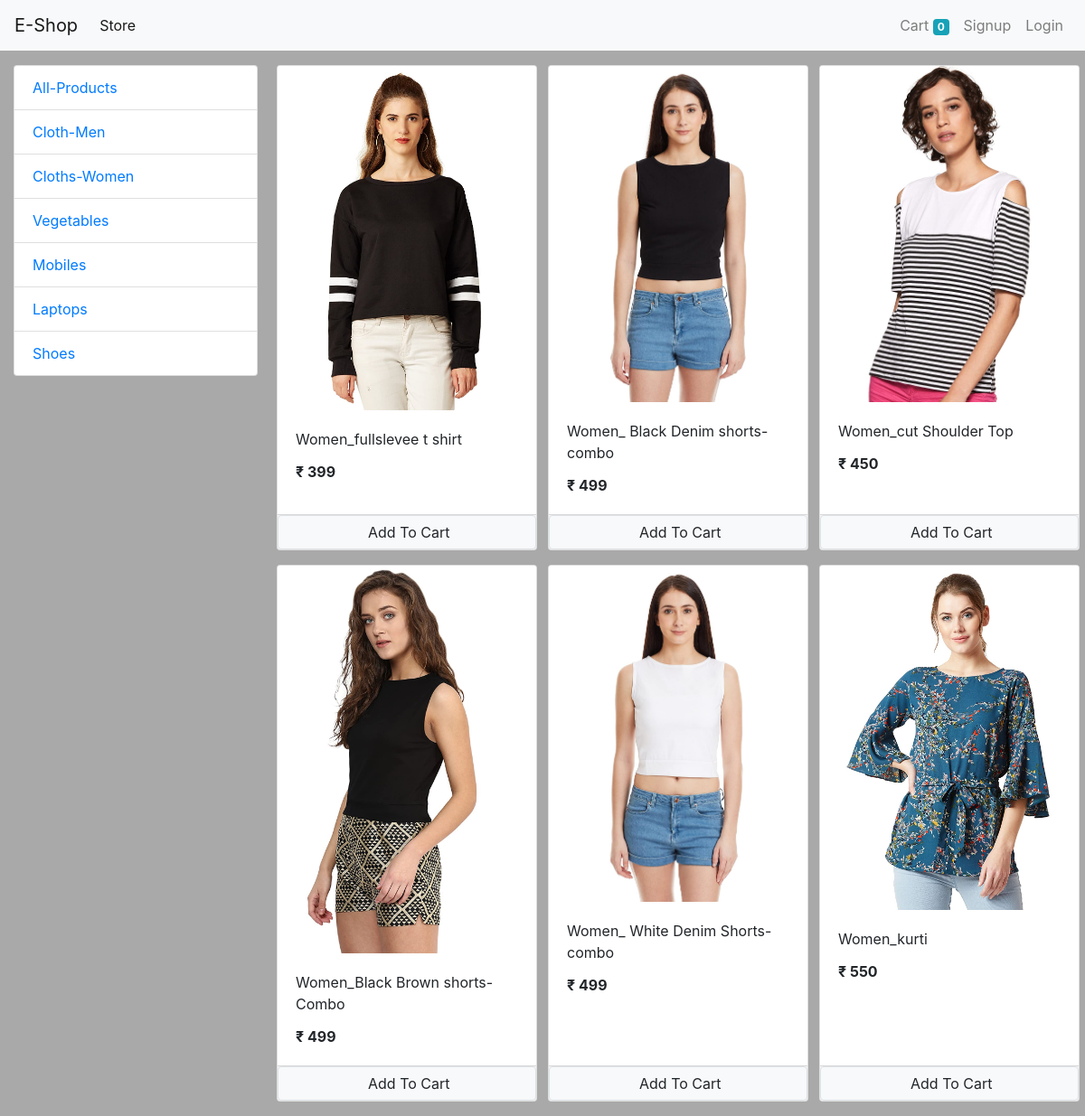
The app's page /?category=2 with its own data.
### store/models/category.py (models this page shows, shortened)
class Category(models.Model):
    name = models.CharField(max_length=20)
    @staticmethod
    def get_all_categories():
        return Category.objects.all()

### store/models/product.py (models this page shows, shortened)
class Product(models.Model):
    name = models.CharField(max_length=50)
    price = models.IntegerField(default=0)
    category = models.ForeignKey(Category, on_delete=models.CASCADE, default=1)
    description = models.CharField(max_length=200, default='', null=True, blank=True)
    image = models.ImageField(upload_to='uploads/products/')
    @staticmethod
    def get_all_products_by_categoryid(category_id):
        if category_id:
            return Product.objects.filter(category=category_id)
        else:
            return Product.get_all_products()

### store/views/home.py (the view, shortened to what this page needs)
# urls.py: path('', Index.as_view(), name='homepage'),
class Index(View):
    def get(self, request):
        cart = request.session.get('cart')
        if not cart:
            request.session['cart'] = {}
        products = None
        categories = Category.get_all_categories()
        categoryID = request.GET.get('category')
        if categoryID:
            products = Product.get_all_products_by_categoryid(categoryID)
        else:
            products = Product.get_all_products();
        data = {}
        data['products'] = products
        data['categories'] = categories
        print('you are:', request.session.get('customer_email'))
        return render(request, 'index.html', data)

### store/templatetags/cart.py (called while the page is built)
@register.filter(name='is_in_cart')
def is_in_cart(product, cart):
    keys = cart.keys()
    for id in keys:
        if int(id) == product.id:
            return True
    return False;

### store/templatetags/custom_filter.py (called while the page is built)
@register.filter(name='currency')
def currency(number):
    return " ₹ " + str(number)

### templates/index.html (shortened to what this page needs)
{% extends 'base.html' %}
{% block content %}
    {% load cart %}
    {% load custom_filter %}
    <div class="container-fluid mt-3">
        <div class="row">
            <div class="col-lg-3 mx-auto">
                <div class="list-group">
                    <a href="/" class="list-group-item
                list-group-item">All-Products</a>
                    {% for category in categories %}
                        <a href="/?category={{ category.id }}" class="list-group-item
                list-group-item">{{ category.name }}</a>
                    {% endfor %}
                </div>
            </div>
            <div id="products" class="col-lg-9 mx-auto">
                <div class="row" mx-auto>
                    {% for product in products %}
                        <div class="card mx-auto mb-3" id="{{ product.id }}" style="width: 18rem;">
                            <img src="{{ product.image.url }}"
                                 class="card-img-top" alt="Card image cap">
                            <div class="card-body">
                                <p class="card-title">{{ product.name }}</p>
                                <p class="card-text"><b>{{ product.price|currency }}</b></p>
                            </div>
                            <div class="card-footer p-0 ">
                                {% if product|is_in_cart:request.session.cart %}
                                    <div class="row no-gutters">
                                        <form action="/#{{ product.id }}" class="col-2" method="post">
                                            {% csrf_token %}
                                            <input hidden type="text" name="product" value="{{ product.id }}">
                                            <input hidden type="text" name="remove" value="True">
                                            <input type="submit" value=" - " class=" btn btn-block btn-secondary ">
                                        </form>
                                        <div class="text-center col">{{ product|cart_quantity:request.session.cart }} in
                                            cart
                                        </div>
                                        <form action="/#{{ product.id }}" class="col-2" method="post">
                                            {% csrf_token %}
                                            <input hidden type="text" name="product" value="{{ product.id }}">
                                            <input type="submit" value=" + " class=" btn btn-block btn-secondary ">
                                        </form>
                                    </div>
                                {% else %}
                                    <form action="/#{{ product.id }}" method="POST" class="btn-block">
                                        <input type="submit" class="float-right-btn
                                     btn-light border form-control" value=" Add To Cart">
                                    </form>
                                {% endif %}
                            </div>
                        </div>
                    {% endfor %}
                </div>
            </div>
        </div>
    </div>
{% endblock %}

### records on screen
Category: name "Cloth-Men"
Category: name "Cloths-Women"
Category: name "Vegetables"
Category: name "Mobiles"
Category: name "Laptops"
Category: name "Shoes"
Product: image (picture), name "Women_fullslevee t shirt", price "₹ 399"
Product: image (picture), name "Women_ Black Denim shorts-combo", price "₹ 499"
Product: image (picture), name "Women_cut Shoulder Top", price "₹ 450"
Product: image (picture), name "Women_Black Brown shorts-Combo", price "₹ 499"
Product: image (picture), name "Women_ White Denim Shorts-combo", price "₹ 499"
Product: image (picture), name "Women_kurti", price "₹ 550"

### other values on screen
{{ request.session.cart.keys|length }} "0"
